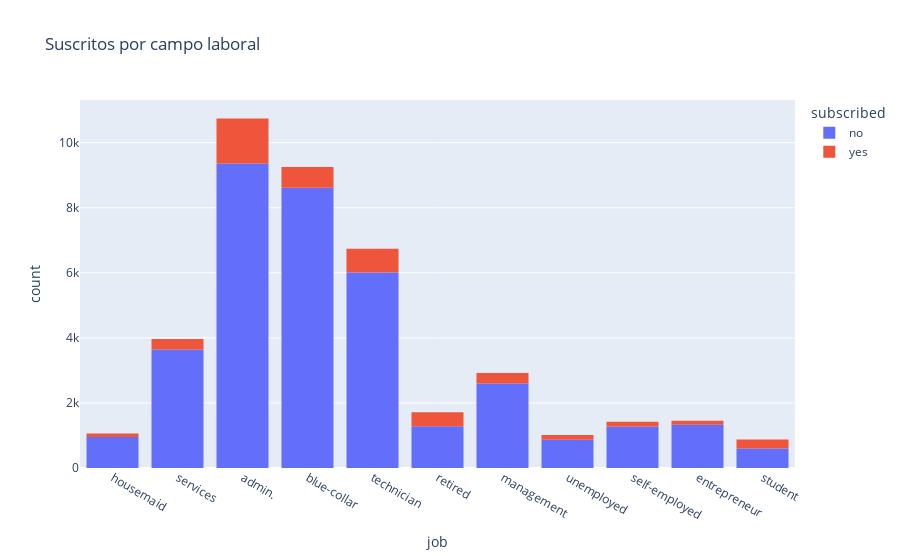

The notebook cell saved with this chart:
### Code cell
px.histogram(df,'job',
title='Suscritos por campo laboral',color='subscribed')

### Figure 1 — Plotly figure (JSON) as saved in the notebook; plotly's stock layout.template omitted (floating-point values rounded to 4 significant figures; data arrays with more than 128 entries replaced by an {"elided": "..."} marker saying what was removed)
{"data": [{"alignmentgroup": "True", "bingroup": "x", "hovertemplate": "subscribed=no<br>job=%{x}<br>count=%{y}<extra></extra>", "legendgroup": "no", "marker": {"color": "#636efa", "pattern": {"shape": ""}}, "name": "no", "offsetgroup": "no", "orientation": "v", "showlegend": true, "type": "histogram", "x": {"elided": "36531 str values"}, "xaxis": "x", "yaxis": "y"}, {"alignmentgroup": "True", "bingroup": "x", "hovertemplate": "subscribed=yes<br>job=%{x}<br>count=%{y}<extra></extra>", "legendgroup": "yes", "marker": {"color": "#EF553B", "pattern": {"shape": ""}}, "name": "yes", "offsetgroup": "yes", "orientation": "v", "showlegend": true, "type": "histogram", "x": {"elided": "4638 str values"}, "xaxis": "x", "yaxis": "y"}], "layout": {"barmode": "relative", "legend": {"title": {"text": "subscribed"}, "tracegroupgap": 0}, "title": {"text": "Suscritos por campo laboral"}, "xaxis": {"anchor": "y", "domain": [0, 1], "title": {"text": "job"}}, "yaxis": {"anchor": "x", "domain": [0, 1], "title": {"text": "count"}}}}
